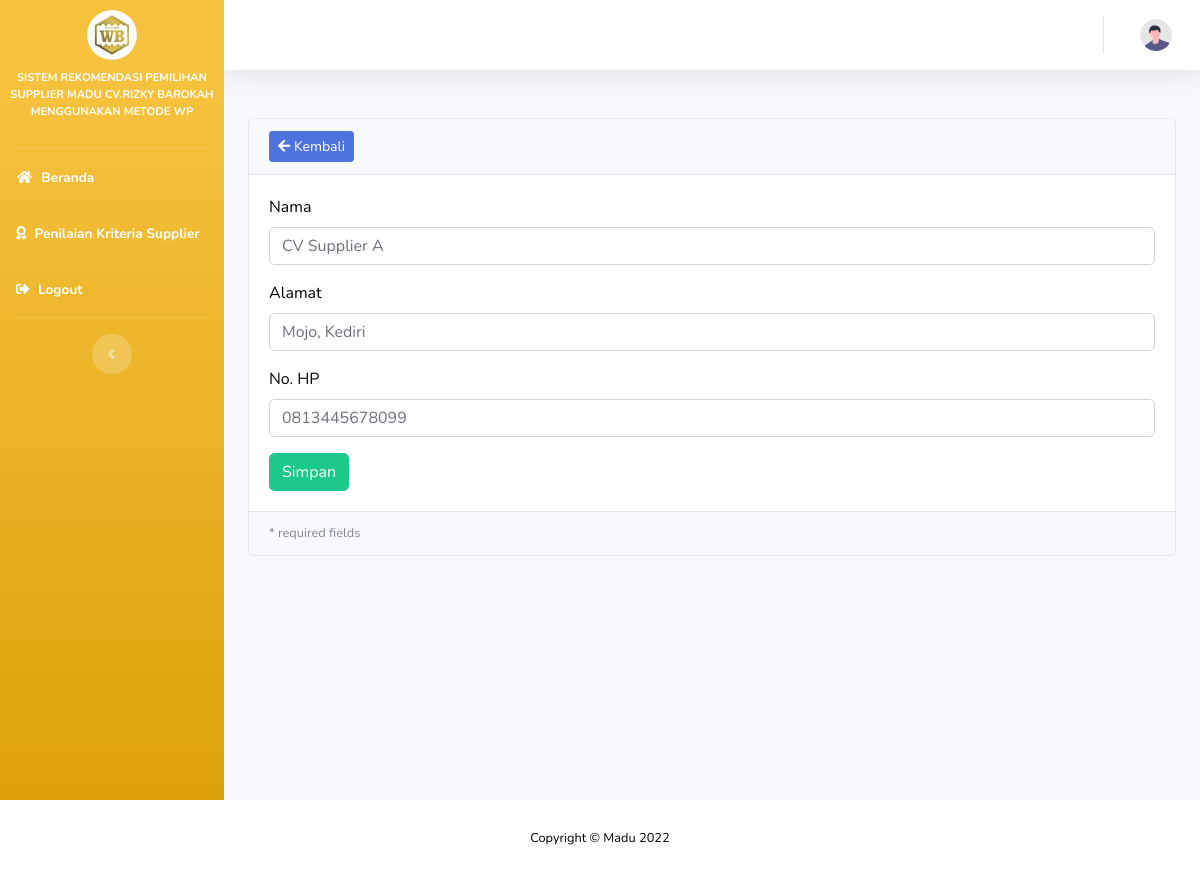
The app's page /supplier/edit/1 with its own data.
### tables this page shows
CREATE TABLE `supplier` (
  `id_supplier` int(11) NOT NULL,
  `nama` varchar(100) NOT NULL,
  `alamat` varchar(100) NOT NULL,
  `hp` varchar(20) NOT NULL,
  `id_admin` int(11) DEFAULT NULL
);

### application/controllers/Supplier.php (called while the page is built, shortened)
<?php
class Supplier extends CI_Controller
{
    public function __construct()
    {
        $this->load->model("supplier_model");
        $this->load->model("nilai_model");
        $this->load->model("bobot_model");
        $this->load->library('session');
        $this->load->library('form_validation');
        $this->load->library('pagination');
    }
    public function edit($id = null)
    {
        $supplier = $this->supplier_model;
        $data["supplier"] = $supplier->getById($id);
        $this->load->view("supplier/edit", $data);
    }
}

### index.php (called while the page is built, shortened)
<?php
require_once BASEPATH.'core/CodeIgniter.php';

### application/models/Supplier_model.php (called while the page is built, shortened)
<?php defined('BASEPATH') OR exit('No direct script access allowed');
class Supplier_model extends CI_Model
{
    private $_table = "supplier";
    public function getById($id)
    {
        return $this->db->get_where($this->_table, ["id_supplier" => $id])->row();
    }
}

### application/views/supplier/edit.php (the view, shortened to what this page needs)
<!DOCTYPE html>
<html lang="en">
<body id="page-top">
	<div id="wrapper">
		<div id="content-wrapper" class="d-flex flex-column">
			<div id="content">
				<ul class="navbar-nav ml-auto">
					<li class="nav-item no-arrow">
					</li>
				</ul>
				<div class="container-fluid">
					<div class="card mb-3">
						<div class="card-header">
							<a href="<?php echo site_url('supplier/') ?>" class="btn btn-primary btn-sm"><i class="fas fa-arrow-left"></i> Kembali</a>
						</div>
						<div class="card-body">
							<form action="" method="post" enctype="multipart/form-data">
								<div class="form-group">
									<label for="name">Nama</label>
									<input class="form-control <?php echo form_error('nama') ? 'is-invalid' : '' ?>" type="text" name="nama" placeholder="Nama" value="<?php echo $supplier->nama ?>" />
								</div>
								<div class="form-group">
									<label for="alamat">Alamat</label>
									<input class="form-control <?php echo form_error('alamat') ? 'is-invalid' : '' ?>" type="text" name="alamat" placeholder="Alamat" value="<?php echo $supplier->alamat ?>" />
								</div>
								<div class="form-group">
									<label for="hp">No. HP</label>
									<input class="form-control <?php echo form_error('hp') ? 'is-invalid' : '' ?>" type="text" name="hp" min="0" placeholder="hp" value="<?php echo $supplier->hp ?>" />
								</div>
								<input class="btn btn-success" type="submit" name="btn" value="Simpan" />
							</form>
						</div>
						<div class="card-footer small text-muted">
							* required fields
						</div>
					</div>
				</div>
			</div>
		</div>
	</div>
</body>
</html>

### records on screen
supplier: nama "CV Supplier A", alamat "Mojo, Kediri", hp "0813445678099"
